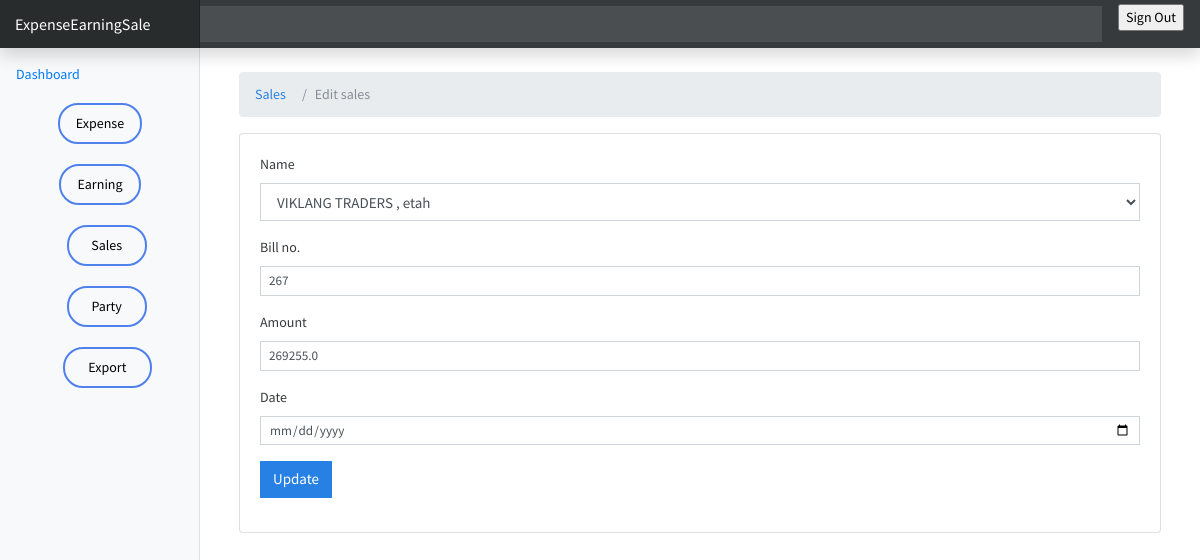
/sale/edit-sale/5, run on the app's committed database.
### sale/models.py (models this page shows, shortened)
class Sale(models.Model):
    name = models.CharField(max_length=255)
    bill_no = models.CharField(max_length=50)
    amount = models.FloatField()
    date = models.DateField(default=now)
    area = models.CharField(max_length=255)
    class Meta:
        ordering: ['-date']

### sale/views.py (the view, shortened to what this page needs)
# urls.py: path('sale/edit-sale/<int:id>', views.edit_sale, name='edit-sale'),
def edit_sale(request, id):
    sale = Sale.objects.get(pk=id)
    party = Party.objects.all().order_by('name')
    context = {
        'expense': sale,
        'values' : sale,
        'parties' : party
    }
    if request.method == 'GET':
        return render(request, 'sale/edit_sale.html', context)

### templates/sale/edit_sale.html (shortened to what this page needs)
{% extends 'base.html' %}
{% block content%}
<div class="container mt-4">
  <div class="row">
    <div class="col-md-12">
      <nav aria-label="breadcrumb">
        <ol class="breadcrumb">
          <li class="breadcrumb-item">
            <a href="{% url 'sales' %}">Sales</a>
          </li>
          <li class="breadcrumb-item active" aria-current="page">Edit sales</li>
        </ol>
      </nav>
    </div>
  </div>
  <div class="card">
    <div class="card-body">
      <form action="{% url 'edit-sale' values.id%}" method="post">
        <div class="form-group">
            <label for="Name">Name</label>
            <select class="form-control" name="name">
              <option selected name="name" value="{{values.name}}#{{values.area}}">{{values.name}} , {{values.area}}</option>
            </select>
          </div>
          <div class="form-group">
            <label for="Bill">Bill no.</label>
            <input type="text" name="bill_no" class="form-control form-control-sm" value="{{values.bill_no}}">
          </div>
        <div class="form-group">
          <label for="Amount">Amount</label>
          <input type="number" name="amount" class="form-control form-control-sm" value="{{values.amount}}"/>
        </div>
        <div class="form-group">
          <label for="Date">Date</label>
          <input type="date" name="sale_date" class=" form-control form-control-sm" />
        </div>
        <input type="submit" value="Update" class="btn btn-primary">
      </form>
    </div>
  </div>
</div>
{% endblock content%}

### earning_expense_sale/static/css/dashboard.css (style rules this page uses)
body { font-size: .875rem; }

### data on the page
Sale: name "VIKLANG TRADERS , etah", bill_no "267", amount "269255.0"
